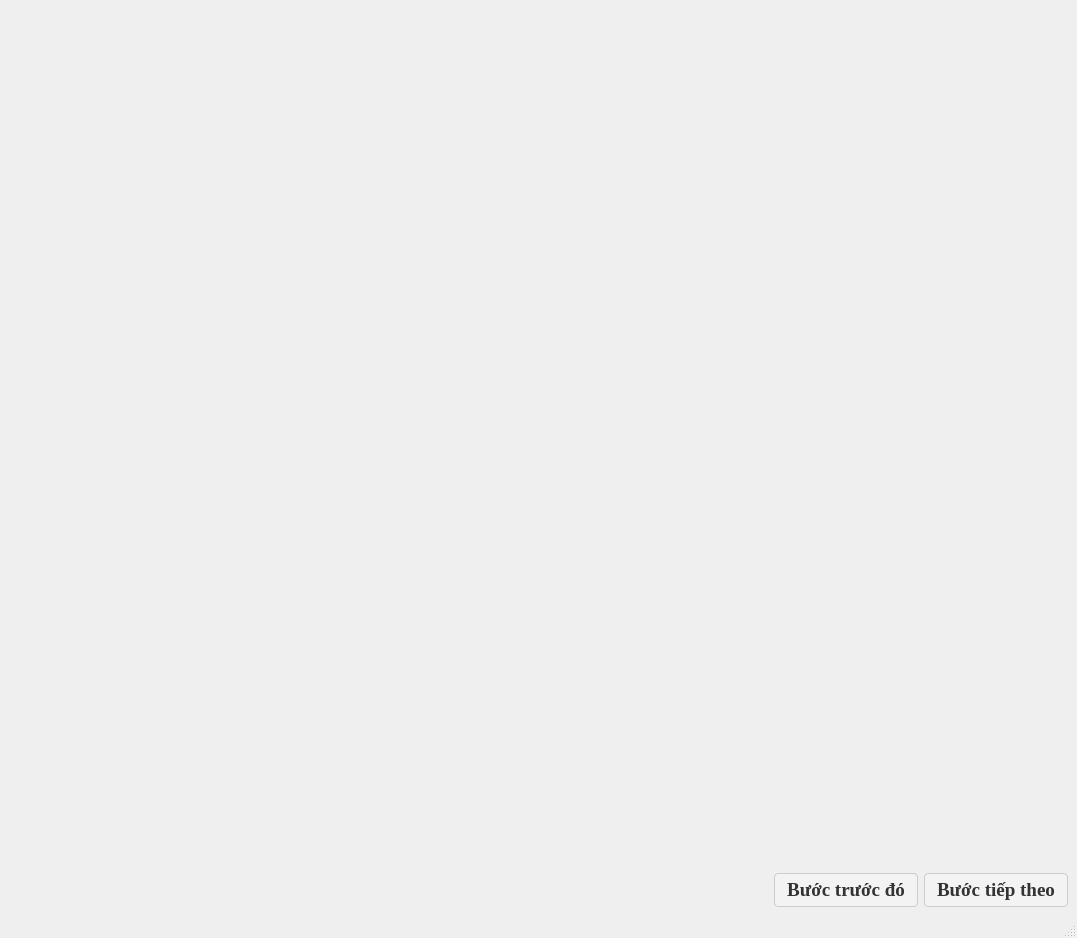
<?xml version="1.0" encoding="UTF-8"?>
<ui version="4.0">
 <class>WdShowImage</class>
 <widget class="QMainWindow" name="WdShowImage">
  <property name="geometry">
   <rect>
    <x>0</x>
    <y>0</y>
    <width>1077</width>
    <height>938</height>
   </rect>
  </property>
  <property name="windowTitle">
   <string>MainWindow</string>
  </property>
  <widget class="QWidget" name="centralwidget">
   <property name="styleSheet">
    <string notr="true"/>
   </property>
   <layout class="QVBoxLayout" name="verticalLayout">
    <item>
     <widget class="QCustomPlot" name="plot" native="true"/>
    </item>
    <item>
     <layout class="QHBoxLayout" name="horizontalLayout_2">
      <item>
       <spacer name="horizontalSpacer">
        <property name="orientation">
         <enum>Qt::Horizontal</enum>
        </property>
        <property name="sizeHint" stdset="0">
         <size>
          <width>40</width>
          <height>20</height>
         </size>
        </property>
       </spacer>
      </item>
      <item>
       <layout class="QHBoxLayout" name="horizontalLayout">
        <item>
         <widget class="QPushButton" name="btnPrev">
          <property name="minimumSize">
           <size>
            <width>60</width>
            <height>12</height>
           </size>
          </property>
          <property name="font">
           <font>
            <family>Tinos</family>
            <pointsize>14</pointsize>
            <bold>true</bold>
           </font>
          </property>
          <property name="styleSheet">
           <string notr="true">QPushButton {
    background-color: #F3F3F3; 
    color: #333333;            /* Chữ xám đậm */
    border: 1px solid #CCCCCC; /* Viền xám nhạt */
    border-radius: 4px;
    padding: 5px 12px;
}

QPushButton:hover {
    background-color: #E6E6E6;
    border: 1px solid #B3B3B3;
}

QPushButton:pressed {
    background-color: #CCCCCC;
}</string>
          </property>
          <property name="text">
           <string>Bước trước đó</string>
          </property>
          <property name="icon">
           <iconset resource="resource.qrc">
            <normaloff>:/new/prefix1/Pasted image (3).png</normaloff>:/new/prefix1/Pasted image (3).png</iconset>
          </property>
         </widget>
        </item>
        <item>
         <widget class="QPushButton" name="btnNext">
          <property name="font">
           <font>
            <family>Tinos</family>
            <pointsize>14</pointsize>
            <bold>true</bold>
           </font>
          </property>
          <property name="styleSheet">
           <string notr="true">QPushButton {
    background-color: #F3F3F3; 
    color: #333333;            /* Chữ xám đậm */
    border: 1px solid #CCCCCC; /* Viền xám nhạt */
    border-radius: 4px;
    padding: 5px 12px;
}

QPushButton:hover {
    background-color: #E6E6E6;
    border: 1px solid #B3B3B3;
}

QPushButton:pressed {
    background-color: #CCCCCC;
}</string>
          </property>
          <property name="text">
           <string>Bước tiếp theo</string>
          </property>
          <property name="icon">
           <iconset resource="resource.qrc">
            <normaloff>:/new/prefix1/Pasted image (4).png</normaloff>:/new/prefix1/Pasted image (4).png</iconset>
          </property>
         </widget>
        </item>
       </layout>
      </item>
     </layout>
    </item>
   </layout>
  </widget>
  <widget class="QMenuBar" name="menubar">
   <property name="geometry">
    <rect>
     <x>0</x>
     <y>0</y>
     <width>1077</width>
     <height>23</height>
    </rect>
   </property>
  </widget>
  <widget class="QStatusBar" name="statusbar"/>
 </widget>
 <customwidgets>
  <customwidget>
   <class>QCustomPlot</class>
   <extends>QWidget</extends>
   <header>qcustomplot.h</header>
   <container>1</container>
  </customwidget>
 </customwidgets>
 <resources>
  <include location="resource.qrc"/>
 </resources>
 <connections/>
</ui>
